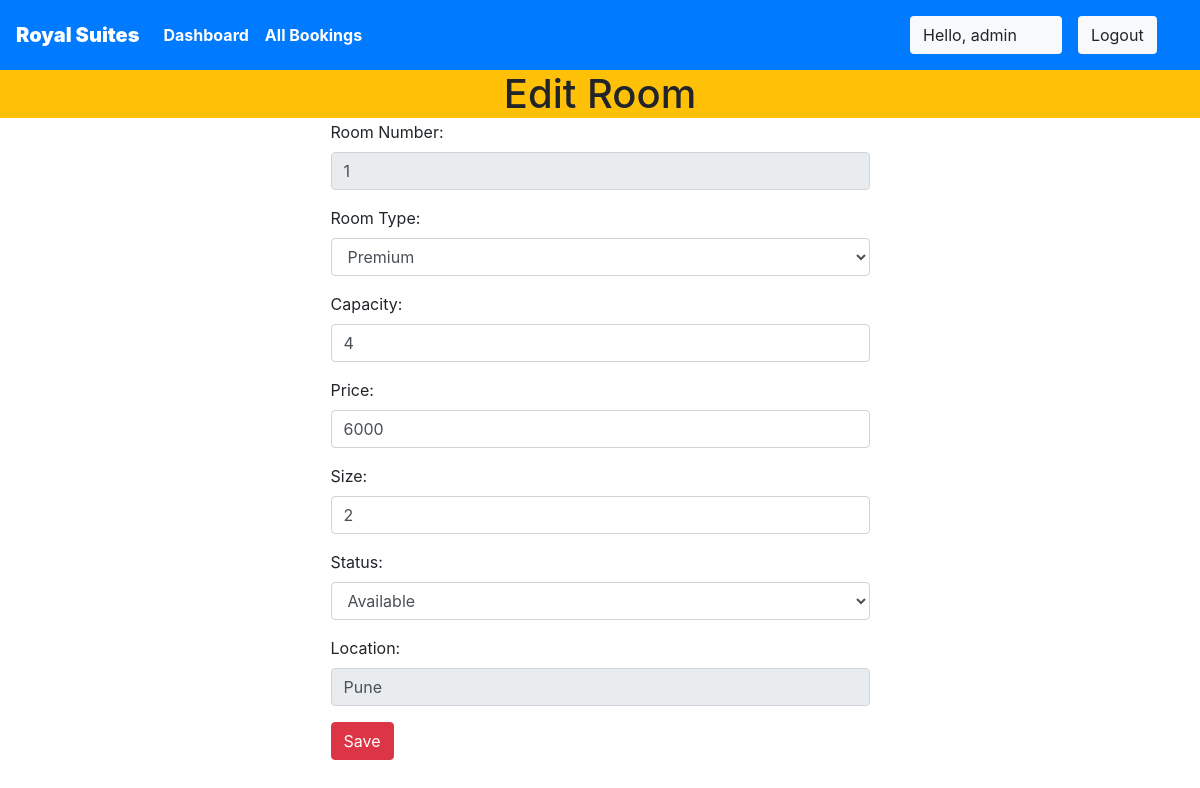
Screenshot of /staff/panel/edit-room?roomid=1 (signed in) with the database file from the repository.
### royalsuites/models.py (models this page shows, shortened)
class Rooms(models.Model):
    ROOM_STATUS = (
    ("1", "available"),
    ("2", "not available"),
    )
    ROOM_TYPE = (
    ("1", "premium"),
    ("2", "deluxe"),
    ("3","basic"),
    )
    room_type = models.CharField(max_length=50,choices = ROOM_TYPE)
    capacity = models.IntegerField()
    price = models.IntegerField()
    size = models.IntegerField()
    hotel = models.ForeignKey(Hotels, on_delete = models.CASCADE)
    status = models.CharField(choices =ROOM_STATUS,max_length = 15)
    roomnumber = models.IntegerField()

class Hotels(models.Model):
    name = models.CharField(max_length=30,default="royalsuites")
    owner = models.CharField(max_length=20)
    location = models.CharField(max_length=50)
    state = models.CharField(max_length=50,default="Maharashtra")
    country = models.CharField(max_length=50,default="India")

### royalsuites/views.py (the view)
# urls.py: path('staff/panel/edit-room', views.edit_room),
@login_required(login_url='/staff')
def edit_room(request):
    if request.user.is_staff == False:
        return HttpResponse('Access Denied')
    if request.method == 'POST' and request.user.is_staff:
        print(request.POST)
        old_room = Rooms.objects.all().get(id= int(request.POST['roomid']))
        hotel = Hotels.objects.all().get(id=int(request.POST['hotel']))
        old_room.room_type  = request.POST['roomtype']
        old_room.capacity   =int(request.POST['capacity'])
        old_room.price      = int(request.POST['price'])
        old_room.size       = int(request.POST['size'])
        old_room.hotel      = hotel
        old_room.status     = request.POST['status']
        old_room.room_number=int(request.POST['roomnumber'])
        old_room.save()
        messages.success(request,"Room Details Updated Successfully")
        return redirect('staffpanel')
    else:
        room_id = request.GET['roomid']
        room = Rooms.objects.all().get(id=room_id)
        response = render(request,'staff/editroom.html',{'room':room})
        return HttpResponse(response)

### templates/staff/editroom.html (shortened to what this page needs)
{% extends 'basic.html' %}
{% block body %}
<h1 class="text-center bg-warning my-0">Edit Room</h1>
    <div class="container">
        <div class="row">
            <div class="col-md-6 col-lg-6 col-xlg-6 col-sm-12 mx-auto">
                <form action="/staff/panel/edit-room/edit" method="POST">
                    <div class="form-group">
                        <label for="pwd">Room Number:</label>
                        <input type="number" class="form-control" id="roomnumber" name="roomnumber" value="{{room.roomnumber}}" disabled>
                    </div>
                    <div class="form-group">
                        <label for="email">Room Type:</label>
                        <select class="form-control" name="roomtype" id="roomtype">
                            <option  value=1>Premium</option>
                        </select>
                    </div>
                    <div class="form-group">
                        <label for="pwd">Capacity:</label>
                        <input type="number" class="form-control " id="capacity" name="capacity" value="{{room.capacity}}">
                    </div>
                    <div class="form-group">
                        <label for="pwd">Price:</label>
                        <input type="mumber" class="form-control " id="price" name="price" value="{{room.price}}">
                    </div>
                    <div class="form-group">
                        <label for="pwd">Size:</label>
                        <input type="number" class="form-control " id="size" name="size" value="{{room.size}}">
                    </div>
                    <div class="form-group">
                        <label for="pwd">Status:</label>
                        <select class="form-control" name="status" id="status">
                            <option value="1">Available</option>
                        </select>
                    </div>
                    <div class="form-group">
                        <label for="pwd">Location:</label>
                        <input type="text" class="form-control " id="hotel" name="hotel" value="{{room.hotel.location}}" disabled>
                    </div>
                    <button type="submit" class="btn btn-danger">Save</button>
                </form>
            </div>
        </div>
    </div>
{% endblock body %}

### templates/basic.html (shortened to what this page needs)
{% load static %}
<!DOCTYPE html>
<!DOCTYPE html>
<html lang="en">
<head>
    <link rel="stylesheet" href="https://use.fontawesome.com/releases/v5.7.0/css/all.css">
    <link rel="stylesheet" href="{% static 'bootstrap\bootstrap.css' %}">
    <link rel="stylesheet" href="https://maxcdn.bootstrapcdn.com/bootstrap/4.5.0/css/bootstrap.min.css" >
</head>
<body style="dbackground-image: url('https://source.unsplash.com/random');height: 100%;">
    <div class="container-fluid px-0">
        <nav class="navbar navbar-expand-lg navbar-dark bg-primary font-weight-bold">
            <a class="navbar-brand text-bold bg-black " href="/"><b>Royal Suites</b></a>
            <div class="collapse navbar-collapse " id="navbarSupportedContent">
                <ul class="navbar-nav mr-auto ">
                    {% if user.is_staff %}
                    <li class="nav-item active">
                        <a class="nav-link text-bold" href="/staff/panel">Dashboard </a>
                    </li>
                    {% elif user.is_staff == False and user.is_authenticated %}
                    <li class="nav-item active">
                            <a class="nav-link text-bold" href="/user/bookings">My Bookings </a>
                        </li>
                    {% endif %}
                    {% if user.is_staff %}
                    <li class="nav-item active">
                            <a class="nav-link text-bold" href="/staff/allbookings">All Bookings </a>
                        </li>
                    {% endif %}
                </ul>
                {% if user.is_authenticated %}
                      <button class="btn btn-group bg-light" data-toggle="modal" data-target="#forlogin">
                       Hello, {{request.user}}
                       <a href="/logout" class="nav-link">
                    <button class="btn btn-group bg-light" data-toggle="modal" data-target="#forlogin">
                        Logout
                    </button></a>&nbsp; &nbsp;
                    </button>
                {% endif %}
            </div>
        </nav>
    </div>
    {% block body %}
    {% endblock body %}
</body>
</html>

### templates/staff/editroom.html (style rules this page uses)
body { min-height: 100vh; }

### templates/basic.html (style rules this page uses)
a { text-decoration: none; }
.container { padding: 2px 16px; }

### rows the page displays
Rooms: roomnumber "1", capacity "4", price "6000", size "2", hotel "Pune"

### other values shown
{{ request.user }} "admin"
